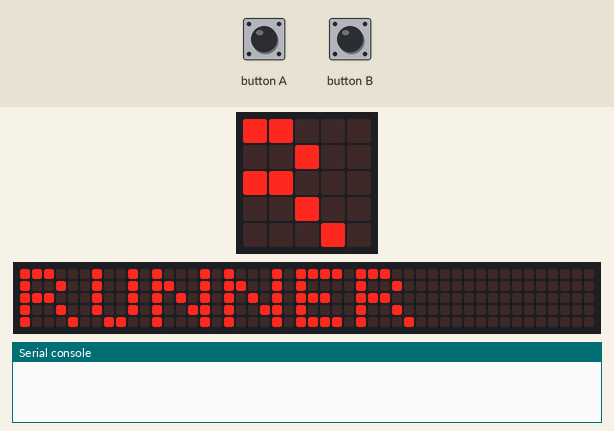
Simulated run of this program. Board: BBC micro:bit running MicroPython. Shown: the board's 5×5 LED display, a strip that is not on the board, showing the scrolling text unrolled, the last lines printed to the serial console. The test bench sets the inputs (shaded band). Dim RGB values are drawn brighter than linear; random numbers come from a fixed seed; the 48×5 strip is a reading aid, not a part: it shows the text the display is scrolling, unrolled, one strip-width of it at a time.

Above: at 5.0 s.
5.1 s: button A pressed for 1 s
At 6.0 s:
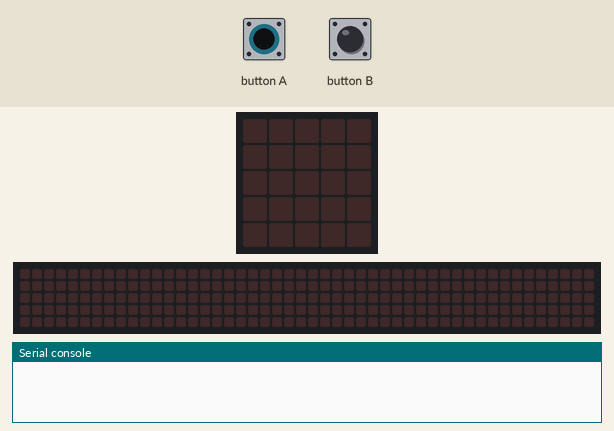
9.1 s: button A pressed for 0.15 s
At 9.5 s:
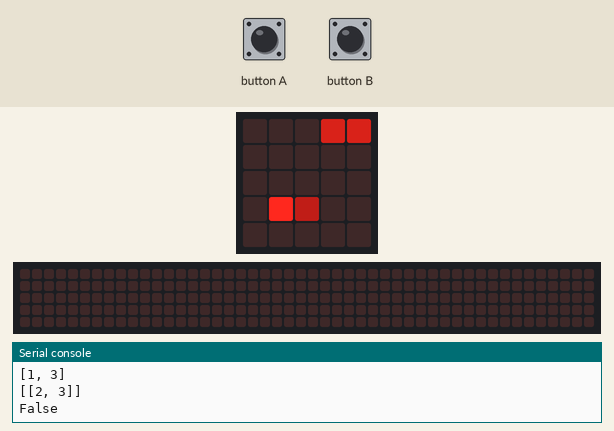
12.1 s: button A pressed for 0.15 s
At 12.5 s:
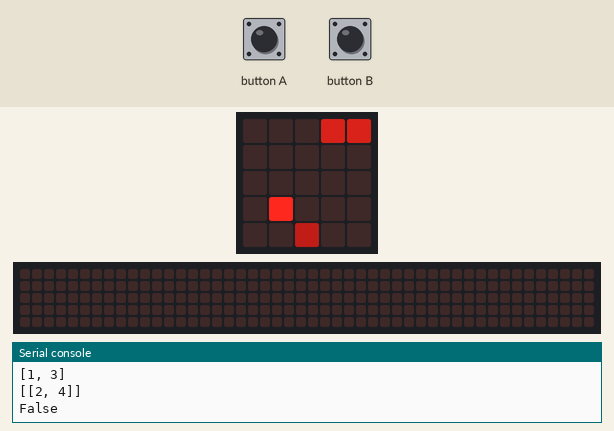
15.1 s: button B pressed for 3.2 s
At 19.1 s:
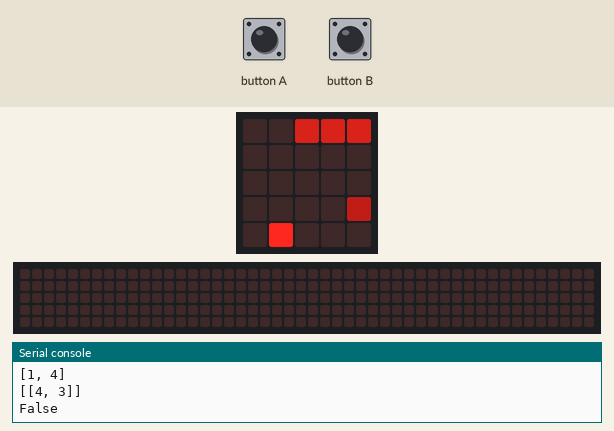
19.8 s: button A pressed for 3.2 s
At 20.6 s:
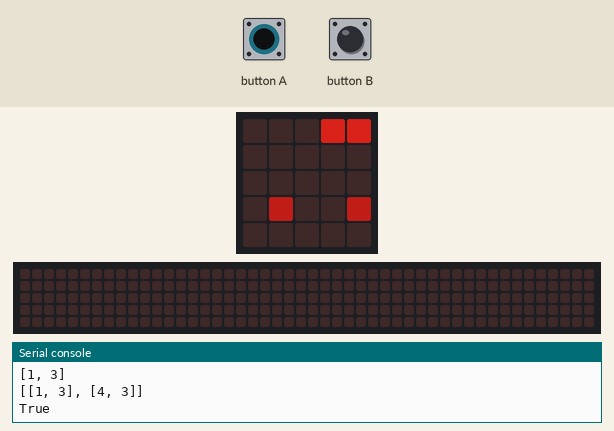
24.5 s: button B pressed for 1 s
At 26.8 s:
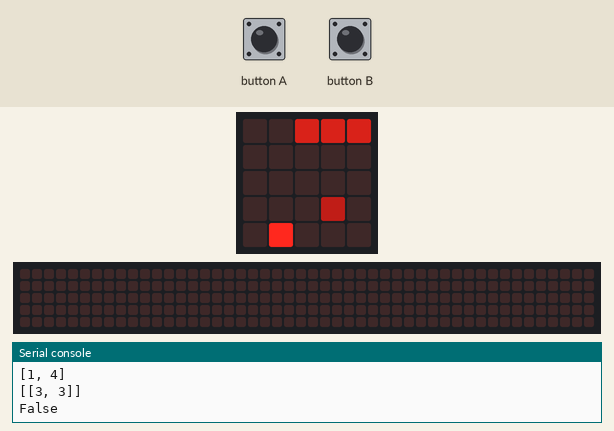

The program:

runner.py
```python
from microbit import *
import random
from math import ceil

MAX_COLS = 5
PAUSE = 500

def init():
    global blocks, wait, player, old_player, jump_counter, start, counter, lives, jump_held, jump_amount, jump_maxed, PAUSE

    blocks = []
    wait = 0
    player = [1, 4]
    old_player = None
    jump_counter = 0
    start = counter = running_time()
    lives = 3
    jump_held = False
    jump_amount = 0
    jump_maxed = False
    PAUSE = 500

def handle_obstacles():
    global blocks, wait

    # Make sure there's been enough times between blocks
    if wait == 0:
        # Do we want to create block?
        if random.choice([True, False]):
            new_block = [MAX_COLS, random.choice([4, 4, 4, 3])]
            blocks.append(new_block)
            wait = 2

            # Are we making this a double?
            if new_block[1] != 3 and random.choice([True, False]):
                blocks.append([MAX_COLS+1, new_block[1]])
                wait += 2

    else:
        wait -= 1

    # Draw the blocks
    for i in range(0, len(blocks)):
        if blocks[i][0] < MAX_COLS:
            # Hide the previous block position
            if blocks[i] != player:
                display.set_pixel(blocks[i][0], blocks[i][1], 0)

        # Move the block
        blocks[i][0] -= 1
        if blocks[i][0] >= 0 and blocks[i][0] < MAX_COLS:
            display.set_pixel(blocks[i][0], blocks[i][1], 3)

    print(blocks)
    # Clear any blocks that have gone off screen
    while len(blocks) > 0 and blocks[0][0] == -1:
        blocks.pop(0)

def draw_player ():
    global old_player, player

    # If the player has moved turn off the old position
    if old_player is not None:
        display.set_pixel(old_player[0], old_player[1], 0)
        old_player = None

    # display the player
    display.set_pixel(player[0], player[1], 9)


def jump():
    global player, jump_counter, old_player

    # Create a ref to the old position
    old_player = player[:]

    # Change the y position by the current jump amount
    player[1] = 4 - (jump_amount)
    jump_counter += 1

def check_collision():
    global lives

    # Is the player in the position of a block?
    print (player)
    print (blocks)
    print (tuple(player) in [tuple(block) for block in blocks])
    if tuple(player) in [tuple(block) for block in blocks]:
        # If so remove a life
        display.set_pixel(4-lives+1, 0, 0)
        lives -= 1

def display_lives():

    if lives > 0:
        for i in range(4, 4 - lives, -1):
            display.set_pixel(i, 0, 5)

display.scroll("RUNNER")

display.scroll('Press any button to play', wait=False, loop=True)
while True:
    if button_a.is_pressed() or button_b.is_pressed():
        display.clear()
        while button_a.is_pressed() or button_b.is_pressed():
            sleep(0.1)
        break

init()
while True:

    while True:
        if button_a.is_pressed():

            # Check the button has been released and they're not at the max jump height
            if jump_held == False and jump_maxed == False:
                jump_amount = min(2, jump_amount + 1)
                jump_maxed = jump_amount == 2
                jump_held = True
                jump()
        else:
            jump_held = False

        # Update everything every 500ms (this speeds up as the game goes on)
        if running_time() - counter >= PAUSE:


            if jump_counter == 0:
                # If they've just finished jumping bring them back to the ground
                if jump_amount > 0:
                    jump_amount = max(0, jump_amount - 1)

                    old_player = player[:]
                    player[1] = 4 - jump_amount
                    if player[1] == 4:
                        jump_maxed = False
            else:
                jump_counter -= 1

            draw_player()
            handle_obstacles()
            check_collision()
            display_lives()

            counter = running_time()

        running = running_time() - start
        if running > 0 and (running / 1000) % 30 == 0:
            PAUSE -= 50

        if lives == 0:
            break
        else:
            sleep(0.1)

    display.scroll("SCORE: %ds" % (round(running_time() - start)/1000), wait=False, loop=True)

    sleep(100)
    while True:

        if button_a.is_pressed() or button_b.is_pressed():
            while button_a.is_pressed():
                continue
            init()
            display.clear()
            break
```

Measured:
- what the display in image 4 shows lasts 0.5 s, from 18.8 s to 19.3 s
